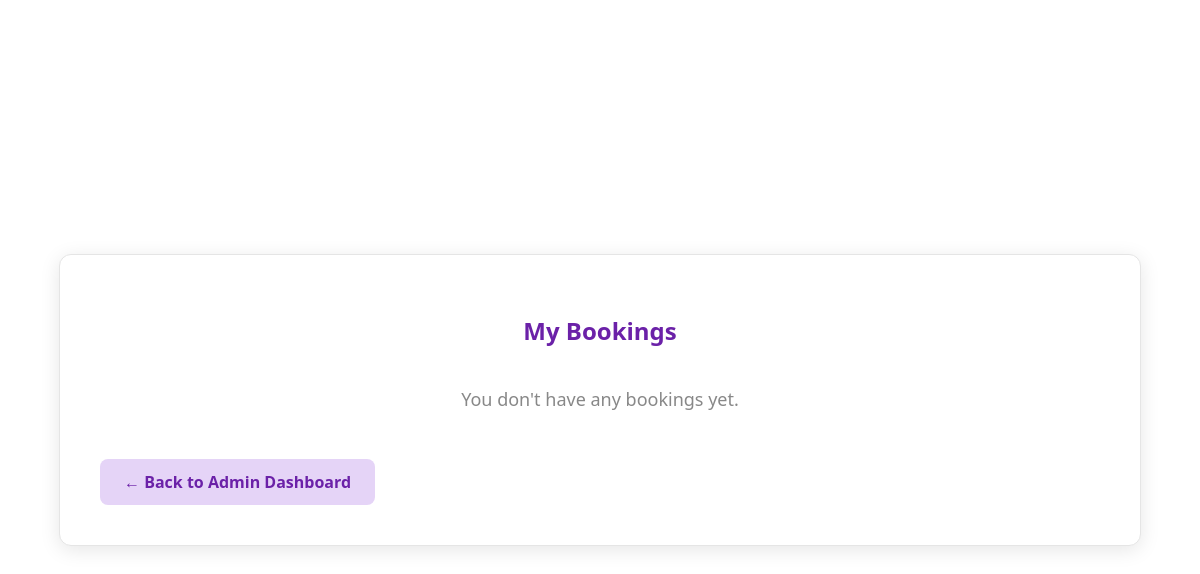
Before: /bookings/my_bookings/ (signed in) with the older database file.
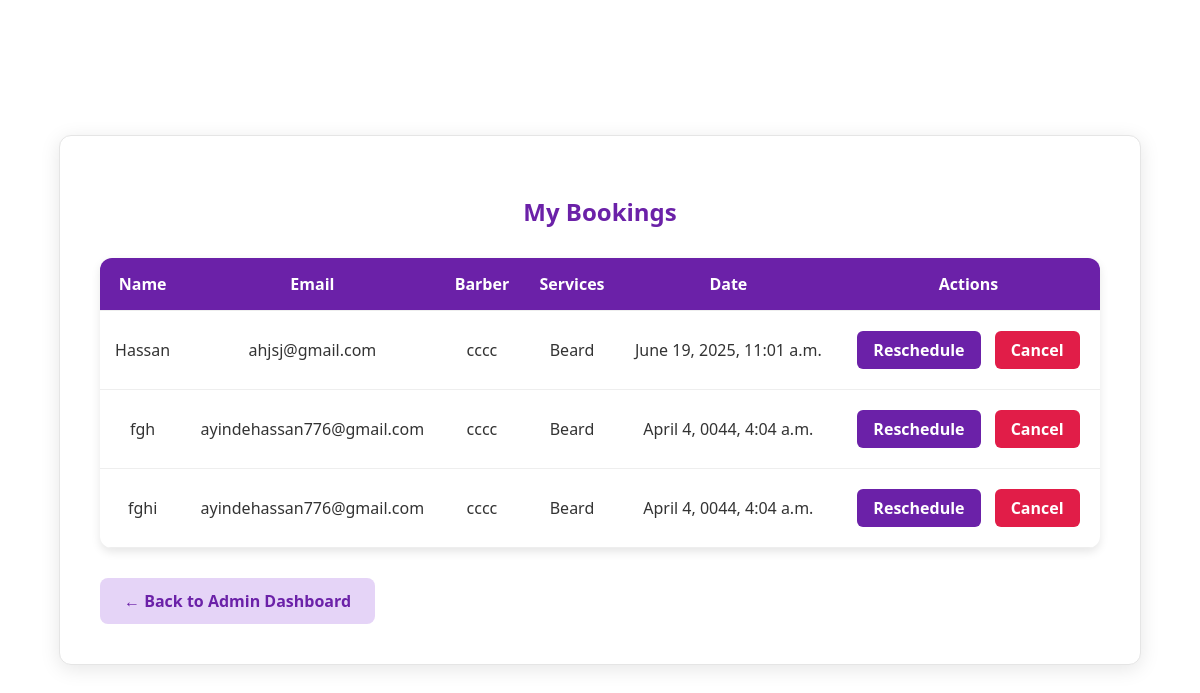
After: the same page with the newer database file.
### bookings/models.py (models this page shows, shortened)
class Booking(models.Model):
    customer = models.ForeignKey(User,on_delete=models.CASCADE,related_name='bookings')
    name = models.CharField(max_length=50,unique=True)
    email = models.EmailField()
    services = models.ManyToManyField(Service)
    barber = models.ForeignKey(BarberInfo,on_delete=models.CASCADE)
    date = models.DateTimeField()

### barbers/models.py (models this page shows, shortened)
class BarberInfo(models.Model):
    name = models.CharField(max_length=100,unique=True)
    photo = models.ImageField(upload_to='barber_photos/', blank=True, null=True)
    number = models.CharField(max_length=20, null=True, blank=True)
    email = models.EmailField()
    bio = models.TextField()
    skills = models.TextField()
    reviews = models.TextField()
    services = models.ManyToManyField(Service, related_name='barbers')

### service/models.py (models this page shows, shortened)
class Service(models.Model):
    name = models.CharField(max_length=100)
    price = models.CharField(max_length=100)

### bookings/views.py (the view)
# urls.py: path('my_bookings/',views.user_booking_list,name="user_booking_list"),
def user_booking_list(request):
    user_sessions = Booking.objects.filter(customer=request.user)
    return render(request, "user_booking_list.html", {'book_list': user_sessions})

### bookings/templates/user_booking_list.html (shortened to what this page needs)
<!DOCTYPE html>
<html>
<head>
    {% load static %}
    <link rel="stylesheet" href="{% static 'css/my_bookings.css' %}">
</head>
<body>
    <div class="container">
        <h2>My Bookings</h2>
        {% if book_list %}
            <table>
                <thead>
                    <tr>
                        <th>Name</th>
                        <th>Email</th>
                        <th>Barber</th>
                        <th>Services</th>
                        <th>Date</th>
                        <th>Actions</th>
                    </tr>
                </thead>
                <tbody>
                    {% for booking in book_list %}
                    <tr>
                        <td>{{ booking.name }}</td>
                        <td>{{ booking.email }}</td>
                        <td>{{ booking.barber.name }}</td>
                        <td>
                            {% for service in booking.services.all %}
                                {{ service.name }}{% if not forloop.last %}, {% endif %}
                            {% endfor %}
                        </td>
                        <td>{{ booking.date }}</td>
                        <td>
                            <a href="{% url 'reschedule_date' booking.id %}" class="action-btn reschedule">Reschedule</a>
                            <a href="{% url 'cancel_booking' booking.id %}" class="action-btn cancel">Cancel</a>
                        </td>
                    </tr>
                    {% endfor %}
                </tbody>
            </table>
        {% else %}
            <p class="no-bookings">You don't have any bookings yet.</p>
        {% endif %}
        {% if request.user.is_staff %}
            <a href="{% url 'adminDashBoard' %}" class="dashboard-btn">← Back to Admin Dashboard</a>
        {% else %}
            <a href="{% url 'customerDashboard' %}" class="dashboard-btn">← Back to Customer Dashboard</a>
        {% endif %}
    </div>
</body>
</html>

Changed rows visible on the page:
added Booking: name "Hassan", email "ahjsj@gmail.com", barber.name "cccc", date "June 19, 2025, 11:01 a.m."
added Service: name "Beard"
added Booking: name "fgh", email "ayindehassan776@gmail.com", barber.name "cccc", date "April 4, 0044, 4:04 a.m."
added Booking: name "fghi", email "ayindehassan776@gmail.com", barber.name "cccc", date "April 4, 0044, 4:04 a.m."
Other visible differences:
text no longer shown: "You don't have any bookings yet."
text now shown: "Name Email Barber Services Date Actions"
